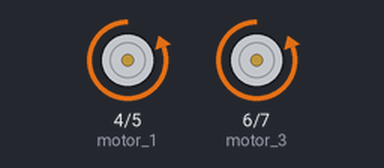
The sketch below on a simulated Arduino Uno, built with avr-gcc and run on an emulated ATmega328P. Parts: motor-driver pin pairs drawn as motors (green arrow = first pin HIGH = forward, orange = second pin HIGH = backward, longer = more drive).

Above: at 1.5 s.
At 4.5 s:
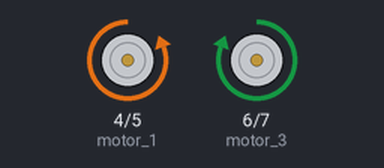
At 7.5 s:
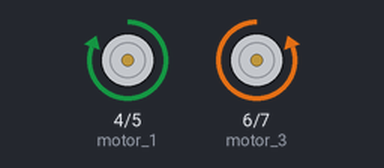
At 10.5 s:
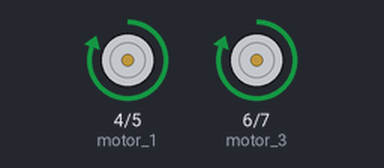
Timing chart, 0 to 15.6 s (numbered marks = the images above):
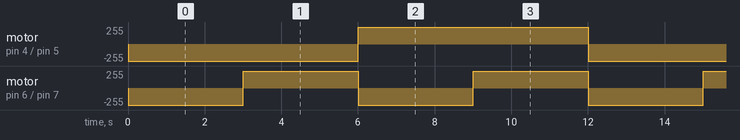

Measured:
- by itself, motor on pin 4 (motor_1) / pin 5 (motor_2): alternates forward 255/255 for 6.0 s and backward 255/255 for 6.0 s
- by itself, motor on pin 6 (motor_3) / pin 7 (motor_4): alternates forward 255/255 for 3.0 s and backward 255/255 for 3.0 s

The sketch:

MotorTest.ino
```cpp
const int motor_1 = 4;
const int motor_2 = 5;
const int motor_3 = 6;
const int motor_4 = 7;

void setup() {
  pinMode(motor_1, OUTPUT);
  pinMode(motor_2, OUTPUT);
  pinMode(motor_3, OUTPUT);
  pinMode(motor_4, OUTPUT);

  digitalWrite(motor_1, LOW);
  digitalWrite(motor_2, LOW);
  digitalWrite(motor_3, LOW);
  digitalWrite(motor_4, LOW);
}

void loop() {
  // Likely forward
  digitalWrite(motor_1, LOW);
  digitalWrite(motor_2, HIGH);
  digitalWrite(motor_3, LOW);
  digitalWrite(motor_4, HIGH);
  delay(3000);

  // Likely left turn
  digitalWrite(motor_1, LOW);
  digitalWrite(motor_2, HIGH);
  digitalWrite(motor_3, HIGH);
  digitalWrite(motor_4, LOW);
  delay(3000);

  // Likely reverse
  digitalWrite(motor_1, HIGH);
  digitalWrite(motor_2, LOW);
  digitalWrite(motor_3, LOW);
  digitalWrite(motor_4, HIGH);
  delay(3000);

  // Likely right turn
  digitalWrite(motor_1, HIGH);
  digitalWrite(motor_2, LOW);
  digitalWrite(motor_3, HIGH);
  digitalWrite(motor_4, LOW);
  delay(3000);
}
```
